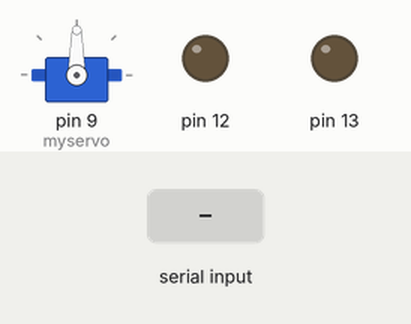
Recording of a sketch running on a simulated Arduino Uno, built with avr-gcc and run on an emulated ATmega328P. Shown: servo, output pins drawn as LEDs (lit = HIGH). The inputs (shaded band) are chosen by the test bench.

Above: at 1.2 s.
1.3 s: "0" received over Serial
At 1.45 s:
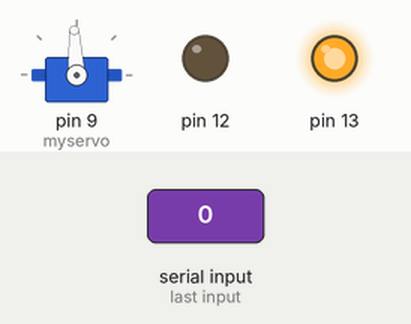
Timing chart, 0 to 10.3 s (numbered marks = the images above; inputs shaded):
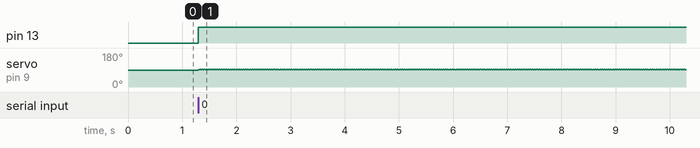

The sketch:

continuous_servo.ino
```cpp
#include <Servo.h>

Servo myservo;
int incoming;


void setup()
{
  myservo.attach(9);
  Serial.begin(9600);
  pinMode(12, OUTPUT);
  pinMode(13, OUTPUT);
  digitalWrite(12, LOW);
  digitalWrite(13, LOW);
}


void loop()
{
  if(Serial.available()>0)
  {
    incoming=Serial.read();
    if(incoming==48)
    {
      digitalWrite(13, HIGH);
      while(Serial.available()<=0)
      {
        myservo.write(91);
        delay(20);
        myservo.write(93);
        delay(20);
      }
      incoming=Serial.read();
      if(incoming==49)
      {
        digitalWrite(13, LOW);
        myservo.write(93);
      }
    }
  }
}
```

Measured:
- after the input at 1.3 s, pin 13: LOW → HIGH at once; servo on pin 9 (myservo): alternates 93° for 0.02 s and 91° for 0.02 s, starting at once
